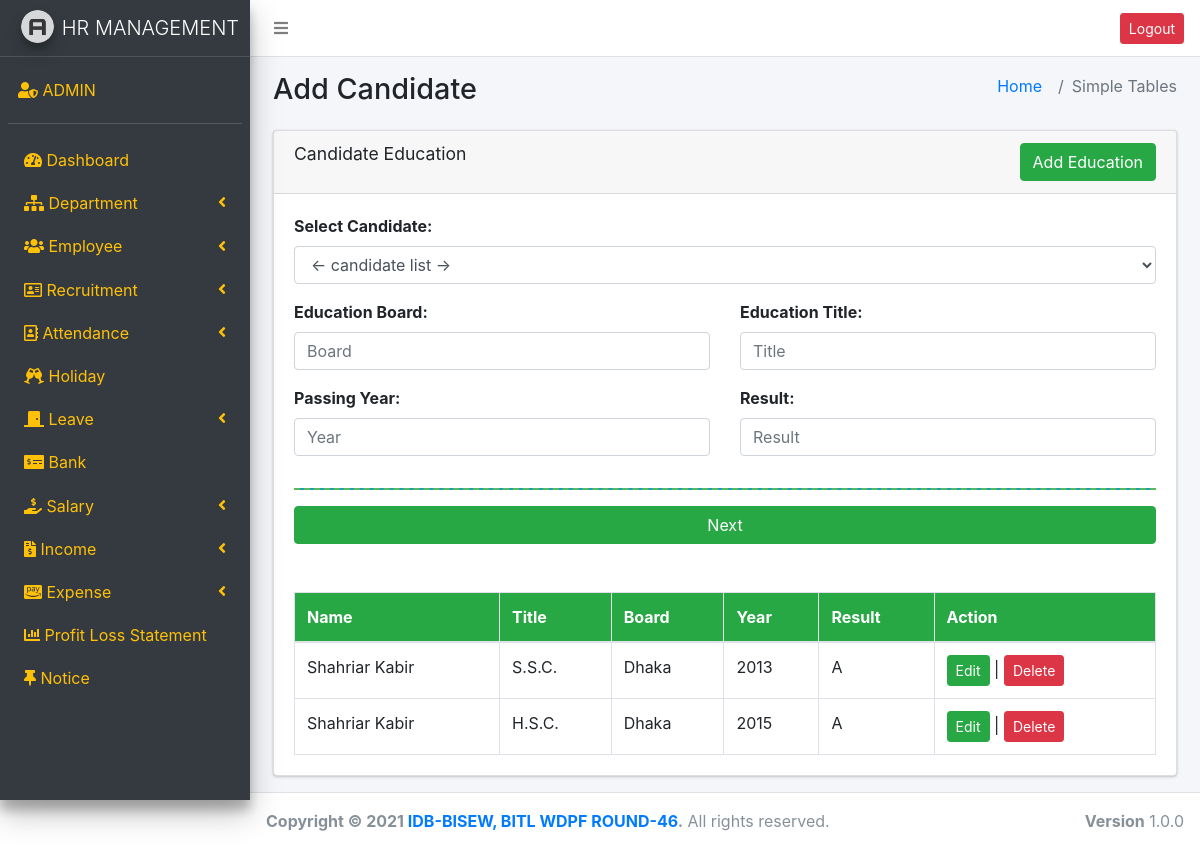
/candidate_education.php (signed in), run on the app's committed database.
### tables this page shows
CREATE TABLE `candidate_education` (
  `eduID` int(11) NOT NULL,
  `title` varchar(255) NOT NULL,
  `year` varchar(10) NOT NULL,
  `board` varchar(255) NOT NULL,
  `result` varchar(10) NOT NULL,
  `candidateID` int(11) NOT NULL
);

CREATE TABLE `candidate` (
  `id` int(11) NOT NULL,
  `name` varchar(255) NOT NULL,
  `email` varchar(255) NOT NULL,
  `phone` varchar(20) NOT NULL,
  `address` text NOT NULL,
  `photo` varchar(200) NOT NULL,
  `dob` date NOT NULL,
  `gender` enum('male','female') DEFAULT NULL,
  `shortlisted` enum('yes','no') NOT NULL DEFAULT 'no',
  `status` enum('employee','candidate','','') NOT NULL DEFAULT 'candidate'
);

### candidate_education.php (the view, shortened to what this page needs)
<?php
require_once("header.php");
require_once("sidebar.php");
$edu = $conn->query("SELECT e.eduID, candidate.name, e.title,e.year,e.board,e.result FROM candidate_education as e JOIN candidate ON candidate.id=e.candidateID");
  ?>
<section class="content-header">
  <div class="container-fluid">
    <div class="row mb-2">
      <div class="col-sm-6">
        <h1>Add Candidate</h1>
      </div>
      <div class="col-sm-6">
        <ol class="breadcrumb float-sm-right">
          <li class="breadcrumb-item"><a href="#">Home</a></li>
          <li class="breadcrumb-item active">Simple Tables</li>
        </ol>
      </div>
    </div>
  </div>
</section>
<section class="content">
  <div class="container-fluid">
    <div class="row">
      <div class="col-md-12">
        <div class="card">
          <div class="card-header">
            <h3 class="card-title">Candidate Education</h3>
            <button class="btn btn-xs btn-success float-right" onclick="add_new()">Add Education</button>
          </div>
          <div class="card-body">
            <form action="" method="POST">
              <div class="form-group">
                <label for="candidate">Select Candidate:</label>
                <select class="form-control" id="candidate" name="candidate">
                  <option value="">
                    <- candidate list ->
                  </option>
                </select>
              </div>
              <div id="new">
                <div class="row">
                  <div class="col-md-6">
                    <div class="form-group">
                      <label for="board">Education Board:</label>
                      <input type="text" name="board[]" class="form-control" id="board" placeholder="Board">
                    </div>
                    <div class="form-group">
                      <label for="year">Passing Year:</label>
                      <input type="text" name="year[]" class="form-control" id="year" placeholder="Year">
                    </div>
                  </div>
                  <div class="col-md-6">
                    <div class="form-group">
                      <label for="title">Education Title:</label>
                      <input type="text" name="title[]" class="form-control" id="title" placeholder="Title">
                    </div>
                    <div class="form-group">
                      <label for="result">Result:</label>
                      <input type="text" name="result[]" class="form-control" id="result" placeholder="Result">
                    </div>
                  </div>
                </div>
                <hr class="bg-info" style="border-top: 2px dashed  #5cb85c;">
              </div>
              <button type="submit" name="submit" class="btn btn-success btn-block">Next</button>
            </form>
            <table class="table table-bordered mt-5">
              <thead>
                <tr class="bg-success">
                  <th scope="col">Name</th>
                  <th scope="col">Title</th>
                  <th scope="col">Board</th>
                  <th scope="col">Year</th>
                  <th scope="col">Result</th>
                  <th scope="col">Action</th>
                </tr>
              </thead>
              <tbody>
                <?php while ($e = $edu->fetch_assoc()) { ?>
                  <tr>
                    <td><?php echo $e['name'] ?></td>
                    <td><?php echo $e['title'] ?></td>
                    <td><?php echo $e['board'] ?></td>
                    <td><?php echo $e['year'] ?></td>
                    <td><?php echo $e['result'] ?></td>
                    <td><a href="edit_cnd_edu.php?id=<?php echo $e['eduID'] ?>" class="btn btn-success btn-sm">Edit</a> | <a href="candidate_education.php?delId=<?php echo $e['eduID'] ?>" class="btn btn-danger btn-sm" onclick="return confirm('Are you sure?')">Delete</a></td>
                  </tr>
                <?php } ?>
              </tbody>
            </table>
          </div>
        </div>
      </div>
    </div>
  </div>
</section>
<?php require("footer.php"); ?>

### data on the page
candidate_education: candidateID.name "Shahriar Kabir", title "S.S.C.", board "Dhaka", year "2013", result "A"
candidate_education: candidateID.name "Shahriar Kabir", title "H.S.C.", board "Dhaka", year "2015", result "A"
